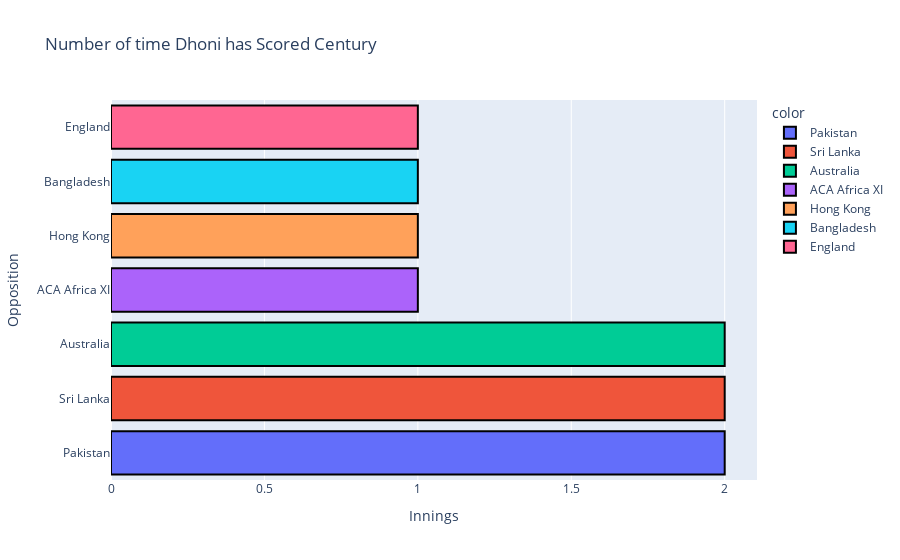

Notebook cell for this chart:
### Code cell
df = data[data.Runs>=100]

value = df.Versus.value_counts().values
label = df.Versus.value_counts().index

fig = px.bar(data_frame=df, y=label, x=value, title="Number of time Dhoni has Scored Century", 
       labels={"x":"Innings", "y":"Opposition"}, color=label)

fig.update_traces(marker=dict(line=dict(color='black', width=2)))
fig.show()

### Figure 1 — Plotly figure (JSON) as saved in the notebook; plotly's stock layout.template omitted (floating-point values rounded to 4 significant figures)
{"data": [{"alignmentgroup": "True", "hovertemplate": "color=Pakistan<br>Innings=%{x}<br>Opposition=%{y}<extra></extra>", "legendgroup": "Pakistan", "marker": {"color": "#636efa", "line": {"color": "black", "width": 2}, "pattern": {"shape": ""}}, "name": "Pakistan", "offsetgroup": "Pakistan", "orientation": "h", "showlegend": true, "textposition": "auto", "type": "bar", "x": [2], "xaxis": "x", "y": ["Pakistan"], "yaxis": "y"}, {"alignmentgroup": "True", "hovertemplate": "color=Sri Lanka<br>Innings=%{x}<br>Opposition=%{y}<extra></extra>", "legendgroup": "Sri Lanka", "marker": {"color": "#EF553B", "line": {"color": "black", "width": 2}, "pattern": {"shape": ""}}, "name": "Sri Lanka", "offsetgroup": "Sri Lanka", "orientation": "h", "showlegend": true, "textposition": "auto", "type": "bar", "x": [2], "xaxis": "x", "y": ["Sri Lanka"], "yaxis": "y"}, {"alignmentgroup": "True", "hovertemplate": "color=Australia<br>Innings=%{x}<br>Opposition=%{y}<extra></extra>", "legendgroup": "Australia", "marker": {"color": "#00cc96", "line": {"color": "black", "width": 2}, "pattern": {"shape": ""}}, "name": "Australia", "offsetgroup": "Australia", "orientation": "h", "showlegend": true, "textposition": "auto", "type": "bar", "x": [2], "xaxis": "x", "y": ["Australia"], "yaxis": "y"}, {"alignmentgroup": "True", "hovertemplate": "color=ACA Africa XI<br>Innings=%{x}<br>Opposition=%{y}<extra></extra>", "legendgroup": "ACA Africa XI", "marker": {"color": "#ab63fa", "line": {"color": "black", "width": 2}, "pattern": {"shape": ""}}, "name": "ACA Africa XI", "offsetgroup": "ACA Africa XI", "orientation": "h", "showlegend": true, "textposition": "auto", "type": "bar", "x": [1], "xaxis": "x", "y": ["ACA Africa XI"], "yaxis": "y"}, {"alignmentgroup": "True", "hovertemplate": "color=Hong Kong<br>Innings=%{x}<br>Opposition=%{y}<extra></extra>", "legendgroup": "Hong Kong", "marker": {"color": "#FFA15A", "line": {"color": "black", "width": 2}, "pattern": {"shape": ""}}, "name": "Hong Kong", "offsetgroup": "Hong Kong", "orientation": "h", "showlegend": true, "textposition": "auto", "type": "bar", "x": [1], "xaxis": "x", "y": ["Hong Kong"], "yaxis": "y"}, {"alignmentgroup": "True", "hovertemplate": "color=Bangladesh<br>Innings=%{x}<br>Opposition=%{y}<extra></extra>", "legendgroup": "Bangladesh", "marker": {"color": "#19d3f3", "line": {"color": "black", "width": 2}, "pattern": {"shape": ""}}, "name": "Bangladesh", "offsetgroup": "Bangladesh", "orientation": "h", "showlegend": true, "textposition": "auto", "type": "bar", "x": [1], "xaxis": "x", "y": ["Bangladesh"], "yaxis": "y"}, {"alignmentgroup": "True", "hovertemplate": "color=England<br>Innings=%{x}<br>Opposition=%{y}<extra></extra>", "legendgroup": "England", "marker": {"color": "#FF6692", "line": {"color": "black", "width": 2}, "pattern": {"shape": ""}}, "name": "England", "offsetgroup": "England", "orientation": "h", "showlegend": true, "textposition": "auto", "type": "bar", "x": [1], "xaxis": "x", "y": ["England"], "yaxis": "y"}], "layout": {"barmode": "relative", "legend": {"title": {"text": "color"}, "tracegroupgap": 0}, "title": {"text": "Number of time Dhoni has Scored Century"}, "xaxis": {"anchor": "y", "domain": [0, 1], "title": {"text": "Innings"}}, "yaxis": {"anchor": "x", "domain": [0, 1], "title": {"text": "Opposition"}}}}
